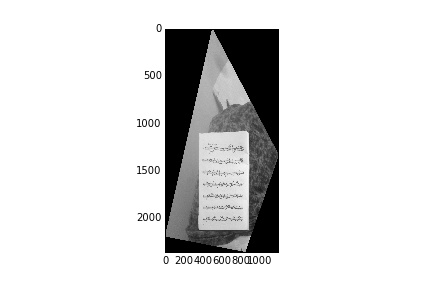
#> input picture Research/proj.jpg, 432 x 288 px; its folder holds only this picture in this run
$ python -i Corner_Detection.py   (imports and definitions only)   (older library calls are emulated)
#> lines starting #> are read from the running program, lines starting #| are printed output that depends on the picture
#> further down, picture is the input picture: shape (288, 432); min 0, max 255, mean 219.1
import numpy as np, matplotlib.pyplot as plt, os,  time
from scipy.misc import lena
from skimage.transform import rescale
from scipy.ndimage import gaussian_filter


class Corner_Detection():
        def __init__(self):
                self;

        # [89 lines left out: functions Dx, Dy, Moravec, Moravec2, Harris, Harris2 and 1 more, not called in this run]

        def harris(self, img, k=0.04, sigma=1.0):
#> called with k = 0.04, sigma = 1
            dx, dy = np.gradient(img)
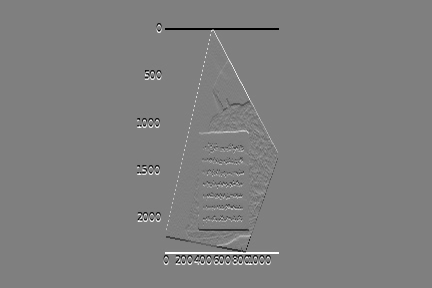
#> dx: shape (288, 432) float64; min -127.5, max 127.5, mean 0; drawn with min black and max white
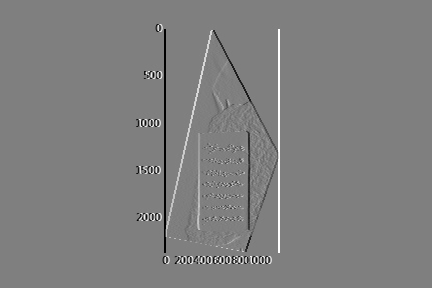
#> dy: shape (288, 432) float64; min -127.5, max 127.5, mean 0; drawn with min black and max white
            dx2 = gaussian_filter(dx*dx, sigma)
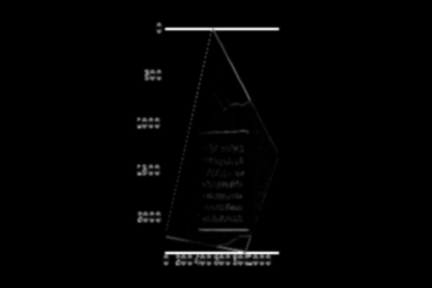
#> dx2: shape (288, 432) float64; min 0, max 11913.7, mean 145.5; drawn with min black and max white
            dy2 = gaussian_filter(dy*dy, sigma)
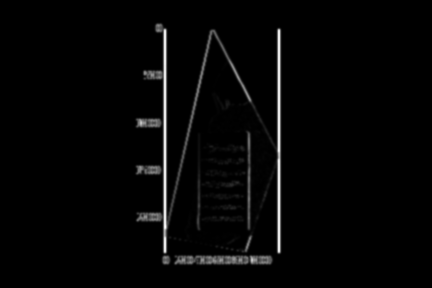
#> dy2: shape (288, 432) float64; min 0, max 11401.9, mean 236.4; drawn with min black and max white
            dxy = gaussian_filter(dx*dy, sigma)
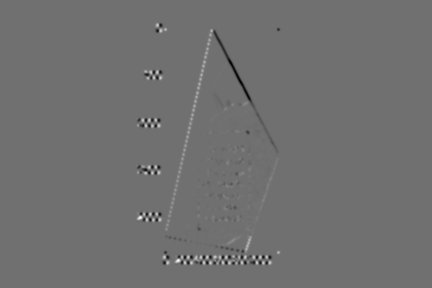
#> dxy: shape (288, 432) float64; min -3650, max 4630.8, mean -0.4; drawn with min black and max white
            return (dx2 * dy2 - dxy**2) - k*(dx2 + dy2)
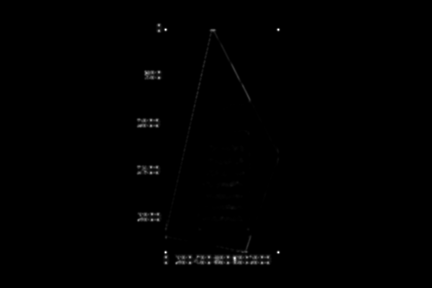
#> returned value: shape (288, 432) float64; min -416.8, max 45925149.4, mean 178004.8; drawn with min black and max white

        # [8 lines left out: function harris2, not called in this run]

        '''
        def Harris3(self, im, r = 2, k = .04, depth_ang = 1, depth_rad = 1):
            y, x = im.shape
            har = np.zeros(im.shape)
            self.Har_Help(r, r, r, k, im, har)
            return har


        def Har_Help(self, xo, yo, r, k, im, har):
            window = im[yo-r : yo+r-1, xo-r:xo+r-1]
            dx, dy = np.gradient(window)
            dxx = dx**2; dyy = dy**2
            dxy = np.gradient(dx)[1]
            mat = np.array([[np.sum(dx**2), np.sum(dxy**2)],[np.sum(dxy**2), np.sum(dy**2)]])
            #e = np.linalg.eig(mat)[0]
            har[yo,xo] = np.linalg.det(mat) - (k*(mat.trace()**2))
            #End of Image
            if((yo + r == har.shape[0]) and (xo + r == har.shape[1])):
                return
            #End of Row
            elif( xo + r == har.shape[1]):
                return self.Har_Help(r, yo+1, r, k, im, har)
            #Next
            else:
                return self.Har_Help(xo+1, yo, r, k, im, har)

            '''
        # [54 lines left out: functions add_border, local_max, maxie, not called in this run]

"""
        def squares(self, original, maxima, radius = 3, mag = 5):
            image = original.copy().astype(int)
            yL, xL = original.shape
            for item in maxima:
                y = item[1]; x = item[2]
                if( y - 3 >= 0 and y + 3 < yL and x - 3 >= 0 and x + 3 < xL):
                    for i in range(-radius, radius+1):
                         image[y+i, x-radius] = mag
                         image[y+i, x+radius] = mag
                         image[y-radius, x+i] = mag
                         image[y+radius, x+i] = mag
                else:
                    print("Sqaure radius is too large")
            return image
        def draw_cv_squares(self, original, maxima, r = 3, color = "red"):
            img = original.copy()
            for item in maxima:
                x = item[1]; y = item[2]
                if(y - r > 0 and x - r > 0 and y + r < img.shape[1] and x + r < img.shape[0]):
                        img = cv2.rectangle(img, (y - r, x - r), (y + r, x + r), 1, (0,0,255))
                else:
                    print(y, x)
            return img

        def adjust(self, image, thresh, length = 500):
            im = image.copy()
            if(len(image.shape) == 3):
                im = im[:,:,0]
            h, w = im.shape
            if(h > w):
                factor = float(length)/float(h)
            else:
                factor = float(length)/float(w)
            print(factor)
            if(factor < 1 and factor > 0):
                im = cv2.resize(im, (int(im.shape[1]*factor), int(im.shape[0]*factor)))
            im = im < thresh
            return im

        def do_all(self, image, t):
            im = self.adjust(image, t)
            plt.imshow(im); plt.show()
            h = self.harris(im)
            m = self.maxie(h)
            fin = self.squares(im, m)
            plt.imshow(fin); plt.show()
            return h, m, fin

        def do_all2(self, image, t):
            im = self.adjust(image, t)
            plt.imshow(im); plt.show()
            h = self.Harris3(im)
            m = self.maxie(h)
            fin = self.squares(im, m)
            plt.imshow(fin); plt.show()
            return h, m, fin


        def maxie2(self, image, return_lst = True, radius=5, maximum = True):
            global np
            X, Y = image.shape
            im = image.copy()
            lst=[]
            output = np.zeros(image.shape)
            for xo in range(radius,X-radius-1):
                for yo in range(radius,Y-radius-1):
                        value = im[xo,yo]
                        window = (im.copy())[xo-radius:xo+radius,
                                       yo-radius:yo+radius]
                        #window[radius,radius] = window.min()- 1
                        if value == window.max():
                            output[xo,yo]+=1
                            lst.append((image[xo,yo], xo, yo,))
            if(return_lst):
                lst.sort()
                if(maximum):
                        M = lst[-1][0]
                        list_fin = []
                        for item in lst:
                                if item[0] == M:
                                        list_fin.append(item)
                        return list_fin
                else:
                       return lst
            else:
                return output
                """

#Instance
c = Corner_Detection();

>>> import cv2
>>> picture = cv2.imread('proj.jpg', cv2.IMREAD_GRAYSCALE)
>>> result = Corner_Detection().harris(picture)
